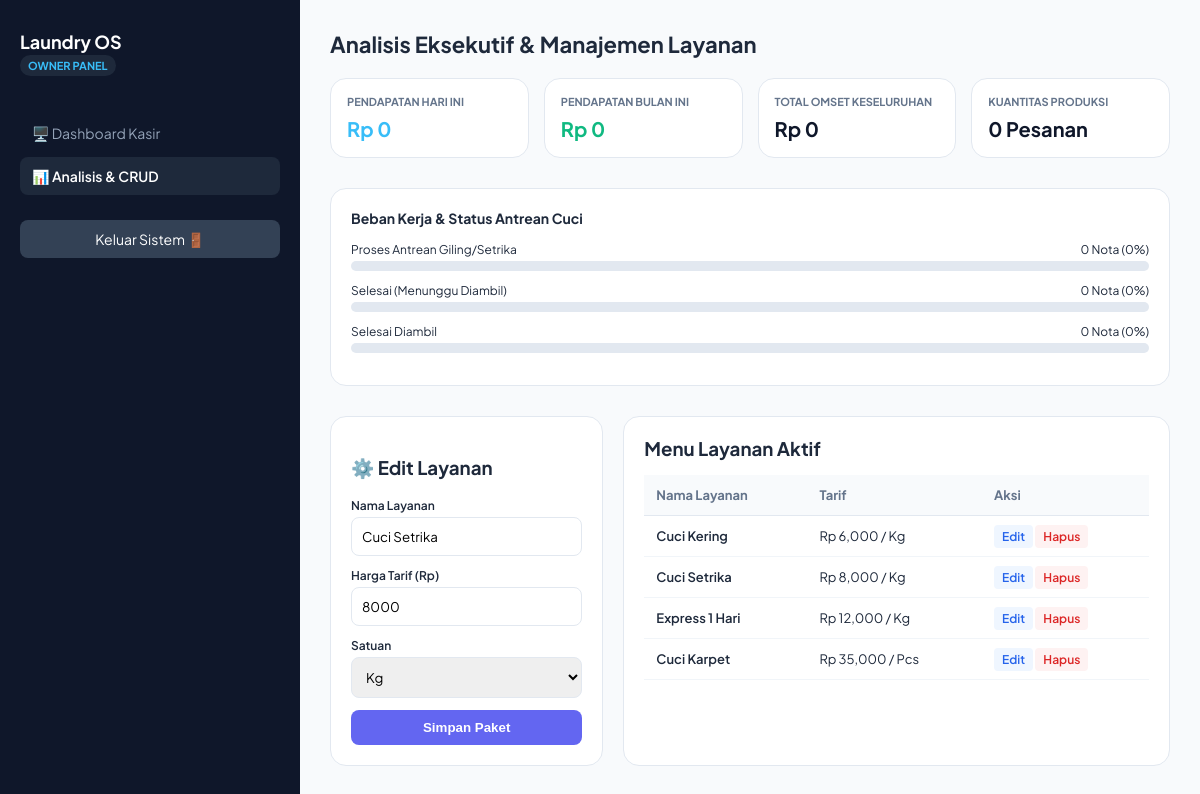
Screenshot of /admin.php?edit=2 (signed in) with the database file from the repository.
### tables this page shows
CREATE TABLE `layanan` (
  `id_layanan` int(11) NOT NULL,
  `nama_layanan` varchar(100) NOT NULL,
  `harga_per_satuan` int(11) NOT NULL,
  `satuan` varchar(20) DEFAULT 'Kg'
);

### admin.php (the view, shortened to what this page needs)
<?php
include 'koneksi.php';
$total_transaksi = mysqli_fetch_assoc(mysqli_query($koneksi, "SELECT COUNT(*) as total FROM transaksi"))['total'];
$total_pendapatan = mysqli_fetch_assoc(mysqli_query($koneksi, "SELECT SUM(total_bayar) as total FROM transaksi"))['total'] ?? 0;
$status_proses = mysqli_fetch_assoc(mysqli_query($koneksi, "SELECT COUNT(*) as total FROM transaksi WHERE status_pesanan='Proses'"))['total'];
$status_selesai = mysqli_fetch_assoc(mysqli_query($koneksi, "SELECT COUNT(*) as total FROM transaksi WHERE status_pesanan='Selesai'"))['total'];
$status_diambil = mysqli_fetch_assoc(mysqli_query($koneksi, "SELECT COUNT(*) as total FROM transaksi WHERE status_pesanan='Diambil'"))['total'];
$layanan_all = mysqli_query($koneksi, "SELECT * FROM layanan");
$hari_ini = date('Y-m-d');
$bulan_ini = date('Y-m');
$omset_hari = mysqli_fetch_assoc(mysqli_query($koneksi, "SELECT SUM(total_bayar) as total FROM transaksi WHERE DATE(tanggal_transaksi) = '$hari_ini'"));
$omset_bulan = mysqli_fetch_assoc(mysqli_query($koneksi, "SELECT SUM(total_bayar) as total FROM transaksi WHERE DATE_FORMAT(tanggal_transaksi, '%Y-%m') = '$bulan_ini'"));
$layanan_edit = null;
if (isset($_GET['edit'])) {
    $id_edit = $_GET['edit'];
    $layanan_edit = mysqli_fetch_assoc(mysqli_query($koneksi, "SELECT * FROM layanan WHERE id_layanan='$id_edit'"));
}
?>
<!DOCTYPE html>
<html lang="id">
<head>
</head>
<body>
<div class="sidebar">
    <div>
        <h2>Laundry OS</h2>
        <span style="font-size: 11px; background: #1e293b; padding: 4px 8px; border-radius: 12px; color: #38bdf8; font-weight:700;">OWNER PANEL</span>
    </div>
    <div style="margin-top: 20px; display:flex; flex-direction:column; gap:5px;">
        <a href="index.php">🖥️ Dashboard Kasir</a>
        <a href="admin.php" class="active">📊 Analisis & CRUD</a>
        <a href="logout.php" style="background: #334155; color: #fff; margin-top: 20px; text-align: center;">Keluar Sistem 🚪</a>
    </div>
</div>
<div class="main-content">
    <h2 style="margin: 0 0 20px 0; font-size: 22px;">Analisis Eksekutif & Manajemen Layanan</h2>
    <div class="grid-analisis">
        <div class="card-analytic"><h3>Pendapatan Hari Ini</h3><p style="color:#38bdf8;">Rp <?= number_format($omset_hari['total'] ?? 0); ?></p></div>
        <div class="card-analytic"><h3>Pendapatan Bulan Ini</h3><p style="color:#10b981;">Rp <?= number_format($omset_bulan['total'] ?? 0); ?></p></div>
        <div class="card-analytic"><h3>Total Omset Keseluruhan</h3><p>Rp <?= number_format($total_pendapatan); ?></p></div>
        <div class="card-analytic"><h3>Kuantitas Produksi</h3><p><?= $total_transaksi; ?> Pesanan</p></div>
    </div>
    <div class="chart-box">
        <h3 style="margin:0 0 15px 0; font-size:14px;">Beban Kerja & Status Antrean Cuci</h3>
        <?php
            $p_proses = $total_transaksi > 0 ? ($status_proses / $total_transaksi) * 100 : 0;
            $p_selesai = $total_transaksi > 0 ? ($status_selesai / $total_transaksi) * 100 : 0;
            $p_diambil = $total_transaksi > 0 ? ($status_diambil / $total_transaksi) * 100 : 0;
        ?>
        <div class="bar-group">
            <div class="bar-label"><span>Proses Antrean Giling/Setrika</span><span><?= $status_proses; ?> Nota (<?= round($p_proses); ?>%)</span></div>
            <div class="bar-bg"><div class="bar-fill" style="width: <?= $p_proses; ?>%; background: #f59e0b;"></div></div>
        </div>
        <div class="bar-group">
            <div class="bar-label"><span>Selesai (Menunggu Diambil)</span><span><?= $status_selesai; ?> Nota (<?= round($p_selesai); ?>%)</span></div>
            <div class="bar-bg"><div class="bar-fill" style="width: <?= $p_selesai; ?>%; background: #10b981;"></div></div>
        </div>
        <div class="bar-group">
            <div class="bar-label"><span>Selesai Diambil</span><span><?= $status_diambil; ?> Nota (<?= round($p_diambil); ?>%)</span></div>
            <div class="bar-bg"><div class="bar-fill" style="width: <?= $p_diambil; ?>%; background: #64748b;"></div></div>
        </div>
    </div>
    <div class="crud-container">
        <div class="form-panel">
            <h3><?= $layanan_edit ? '⚙️ Edit Layanan' : '➕ Tambah Layanan' ?></h3>
            <form action="admin.php" method="POST">
                <div class="form-group">
                    <label>Nama Layanan</label>
                    <input type="text" name="nama_layanan" value="<?= $layanan_edit['nama_layanan'] ?? ''; ?>" required>
                </div>
                <div class="form-group">
                    <label>Harga Tarif (Rp)</label>
                    <input type="number" name="harga_per_satuan" value="<?= $layanan_edit['harga_per_satuan'] ?? ''; ?>" required>
                </div>
                <div class="form-group">
                    <label>Satuan</label>
                    <select name="satuan">
                        <option value="Kg" <?= (isset($layanan_edit) && $layanan_edit['satuan']=='Kg')?'selected':''; ?>>Kg</option>
                    </select>
                </div>
                <button type="submit" name="<?= $layanan_edit ? 'edit_layanan' : 'tambah_layanan' ?>" class="btn-submit">Simpan Paket</button>
            </form>
        </div>
        <div class="table-panel">
            <h3 style="margin: 0 0 15px 0;">Menu Layanan Aktif</h3>
            <table>
                <thead><tr><th>Nama Layanan</th><th>Tarif</th><th>Aksi</th></tr></thead>
                <tbody>
                    <?php while ($row = mysqli_fetch_assoc($layanan_all)): ?>
                        <tr>
                            <td style="font-weight:600;"><?= htmlspecialchars($row['nama_layanan']); ?></td>
                            <td>Rp <?= number_format($row['harga_per_satuan']); ?> / <?= $row['satuan']; ?></td>
                            <td>
                                <a href="admin.php?edit=<?= $row['id_layanan']; ?>" class="btn-action btn-edit">Edit</a>
                                <a href="admin.php?hapus=<?= $row['id_layanan']; ?>" class="btn-action btn-delete" onclick="return confirm('Hapus?')">Hapus</a>
                            </td>
                        </tr>
                    <?php endwhile; ?>
                </tbody>
            </table>
        </div>
    </div>
</div>
</body>
</html>

### admin.php (style rules this page uses)
:root { --bg-main: #f8fafc; --sidebar-bg: #0f172a; --text-main: #1e293b; --primary: #6366f1; --border-color: #e2e8f0; }
body { font-family: 'Plus Jakarta Sans', sans-serif; margin: 0; background: var(--bg-main); color: var(--text-main); display: flex; height: 100vh; overflow: hidden; }
.sidebar { width: 260px; background: var(--sidebar-bg); color: white; padding: 30px 20px; display: flex; flex-direction: column; gap: 20px; }
.sidebar h2 { font-size: 18px; margin: 0; }
.sidebar a { color: #94a3b8; text-decoration: none; font-size: 14px; padding: 10px 12px; border-radius: 8px; display: block; }
.sidebar a.active { background: #1e293b; color: #fff; font-weight: 600; }
.main-content { flex: 1; padding: 30px; overflow-y: auto; }
.grid-analisis { display: grid; grid-template-columns: repeat(4, 1fr); gap: 15px; margin-bottom: 30px; }
.card-analytic { background: white; padding: 16px; border-radius: 16px; border: 1px solid var(--border-color); }
.card-analytic h3 { margin: 0; font-size: 11px; color: #64748b; text-transform: uppercase; }
.card-analytic p { margin: 8px 0 0 0; font-size: 20px; font-weight: 700; color: #0f172a; }
.chart-box { background: white; padding: 20px; border-radius: 16px; border: 1px solid var(--border-color); margin-bottom: 30px; }
.bar-group { margin-bottom: 12px; }
.bar-label { display: flex; justify-content: space-between; font-size: 12px; margin-bottom: 4px; }
.bar-bg { background: #e2e8f0; height: 10px; border-radius: 10px; overflow: hidden; }
.crud-container { display: grid; grid-template-columns: 1fr 2fr; gap: 20px; }
.form-panel, .table-panel { background: white; padding: 20px; border-radius: 16px; border: 1px solid var(--border-color); }
.form-group { margin-bottom: 12px; }
label { display: block; font-size: 12px; font-weight: 600; margin-bottom: 4px; }
input, select { width: 100%; padding: 10px; border: 1px solid var(--border-color); border-radius: 8px; box-sizing: border-box; font-family: inherit; }
button.btn-submit { background: var(--primary); color: white; border: none; padding: 10px; width: 100%; border-radius: 8px; font-weight: 600; cursor: pointer; }
table { width: 100%; border-collapse: collapse; font-size: 13px; }
th { background: #f8fafc; padding: 12px; color: #64748b; border-bottom: 1px solid var(--border-color); text-align: left; }
td { padding: 12px; border-bottom: 1px solid #f1f5f9; }
.btn-action { font-size: 12px; text-decoration: none; padding: 4px 8px; border-radius: 4px; font-weight:600; }
.btn-edit { background: #eff6ff; color: #2563eb; }
.btn-delete { background: #fef2f2; color: #dc2626; }

### rows the page displays
layanan: nama_layanan "Cuci Setrika", harga_per_satuan "8000", satuan "Kg", harga_per_satuan "8,000"
layanan: nama_layanan "Cuci Kering", harga_per_satuan "6,000", satuan "Kg"
layanan: nama_layanan "Express 1 Hari", harga_per_satuan "12,000", satuan "Kg"
layanan: nama_layanan "Cuci Karpet", harga_per_satuan "35,000", satuan "Pcs"

### other values shown
$omset_hari['total'] "0"
$omset_bulan['total'] "0"
$total_pendapatan "0"
$total_transaksi "0"
$status_proses "0"
$p_proses "0"
$status_selesai "0"
$p_selesai "0"
$status_diambil "0"
$p_diambil "0"
